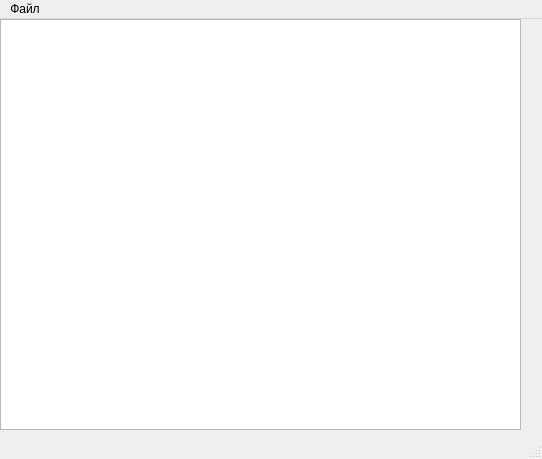
<?xml version="1.0" encoding="UTF-8"?>
<ui version="4.0">
 <class>MainWindow</class>
 <widget class="QMainWindow" name="MainWindow">
  <property name="geometry">
   <rect>
    <x>0</x>
    <y>0</y>
    <width>542</width>
    <height>459</height>
   </rect>
  </property>
  <property name="windowTitle">
   <string>MainWindow</string>
  </property>
  <widget class="QWidget" name="centralwidget">
   <widget class="QWidget" name="verticalLayoutWidget">
    <property name="geometry">
     <rect>
      <x>0</x>
      <y>0</y>
      <width>521</width>
      <height>411</height>
     </rect>
    </property>
    <layout class="QVBoxLayout" name="verticalLayout" stretch="0">
     <property name="sizeConstraint">
      <enum>QLayout::SetDefaultConstraint</enum>
     </property>
     <property name="leftMargin">
      <number>0</number>
     </property>
     <property name="topMargin">
      <number>0</number>
     </property>
     <item>
      <widget class="QTextEdit" name="textEdit"/>
     </item>
    </layout>
   </widget>
  </widget>
  <widget class="QMenuBar" name="menubar">
   <property name="geometry">
    <rect>
     <x>0</x>
     <y>0</y>
     <width>542</width>
     <height>20</height>
    </rect>
   </property>
   <widget class="QMenu" name="menu">
    <property name="title">
     <string>Файл</string>
    </property>
    <addaction name="openFileAction"/>
    <addaction name="saveFileAction"/>
   </widget>
   <addaction name="menu"/>
  </widget>
  <widget class="QStatusBar" name="statusbar"/>
  <action name="openFileAction">
   <property name="text">
    <string>Открыть</string>
   </property>
  </action>
  <action name="saveFileAction">
   <property name="text">
    <string>Сохранить</string>
   </property>
  </action>
 </widget>
 <resources/>
 <connections/>
</ui>
